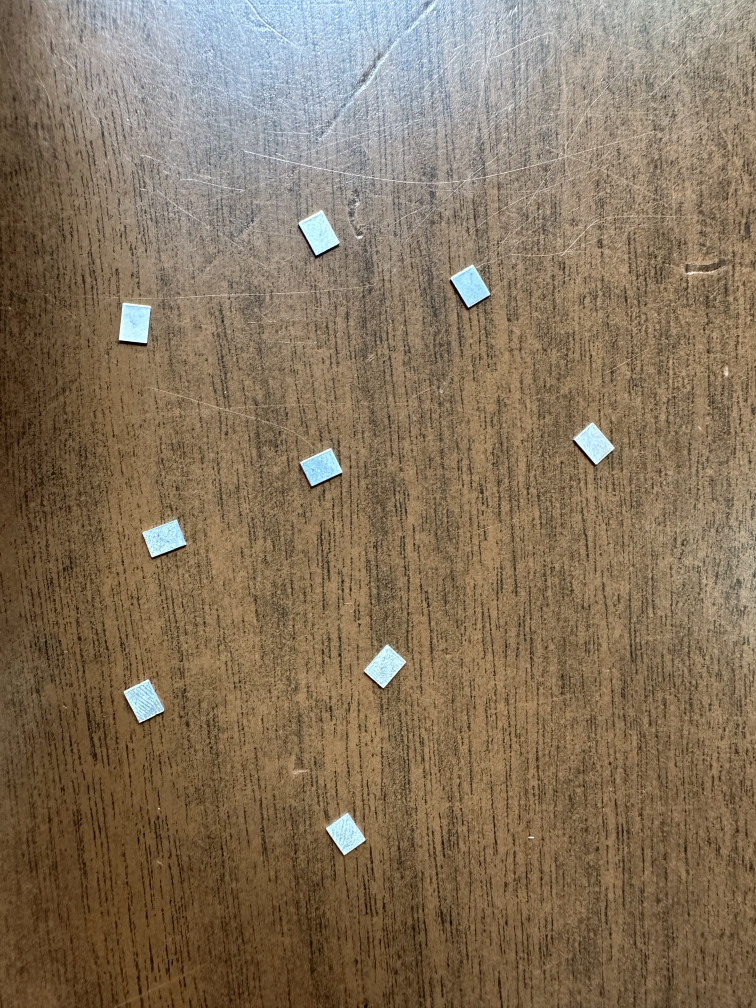
#> input picture Image_Processing/heatsinks.jpg, 3024 x 4032 px (shown at 1/4 size)
$ python heatsinks.py
#> lines starting #> are read from the running program, lines starting #| are printed output that depends on the picture; after the words box and inside, x2 and y2 are one past the last pixel; in counts of white or black regions, pixels touching at a corner belong together
import cv2 as cv
import numpy as np
from matplotlib import pyplot as plt

img = cv.imread('heatsinks.jpg')
#> img is the input picture: shape (4032, 3024, 3); mean B, G, R 92, 114.9, 132.7
print(img.shape)
#| (4032, 3024, 3)
img = cv.resize(img, None, fx=0.2, fy=0.2)
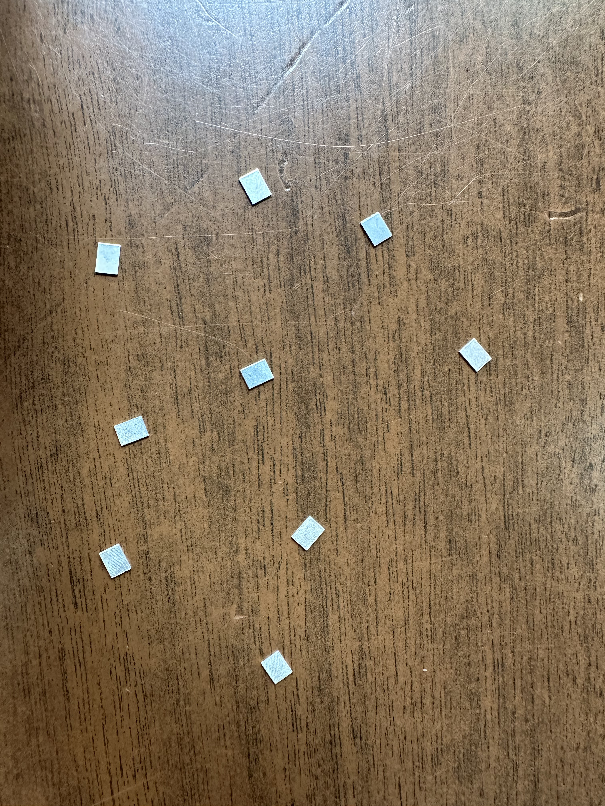
#> img: shape (806, 605, 3); mean B, G, R 92, 114.9, 132.8
print(img.shape)
#| (806, 605, 3)

img = cv.bilateralFilter(img, 9, 75, 75)
img = cv.bilateralFilter(img, 9, 75, 75)
img = cv.bilateralFilter(img, 9, 75, 75)
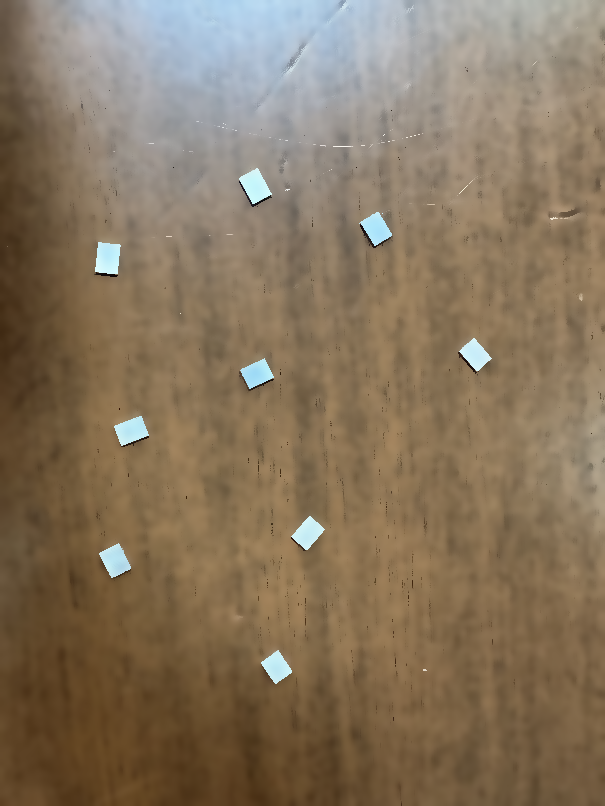
#> img: shape (806, 605, 3); mean B, G, R 93.4, 116.4, 134.3

assert img is not None, "Could not find image"

hsv = cv.cvtColor(img, cv.COLOR_BGR2HSV)
#> hsv: shape (806, 605, 3); mean H, S, V 24.9, 92.8, 136.9
gray = cv.cvtColor(img, cv.COLOR_BGR2GRAY)
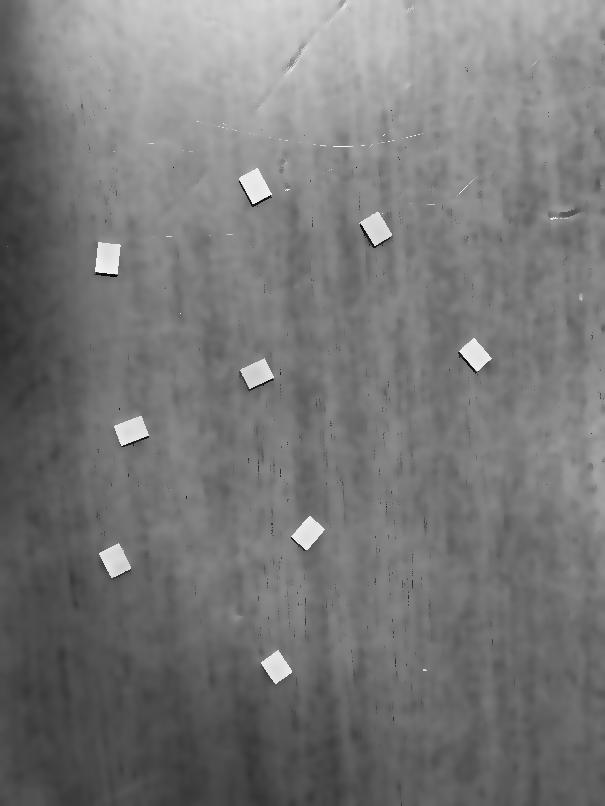
#> gray: shape (806, 605); min 10, max 248, mean 119.1
gray = cv.Canny(gray, 200, 255)
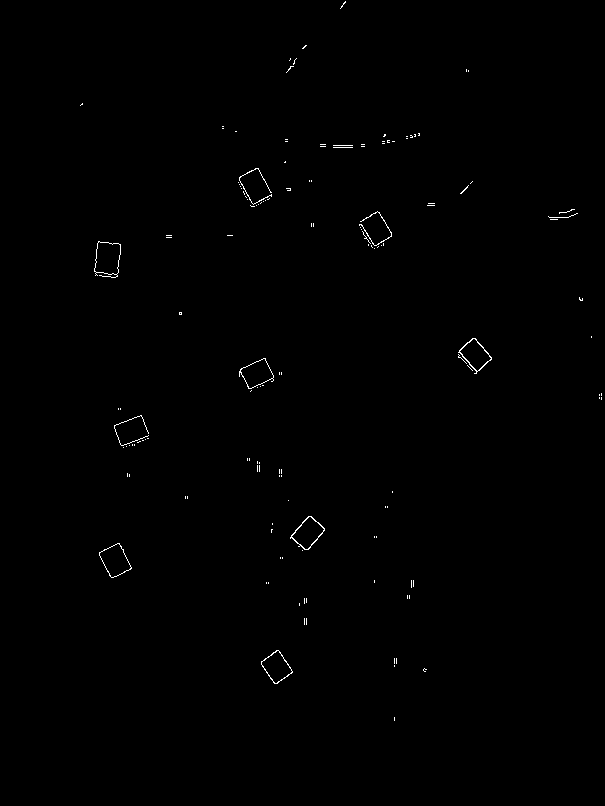
#> gray: shape (806, 605); 0.33% white in thin lines or dots, all inside (x1, y1, x2, y2) = (80, 1, 602, 721)
# gray = cv.bilateralFilter(gray, 9, 75, 75)

cv.imshow('gray', gray)
lower_silver = np.array([91, 15, 20])  # silver in HSV
upper_silver = np.array([102, 120, 255])  # bright silver

silver_mask = cv.inRange(hsv, lower_silver, upper_silver)
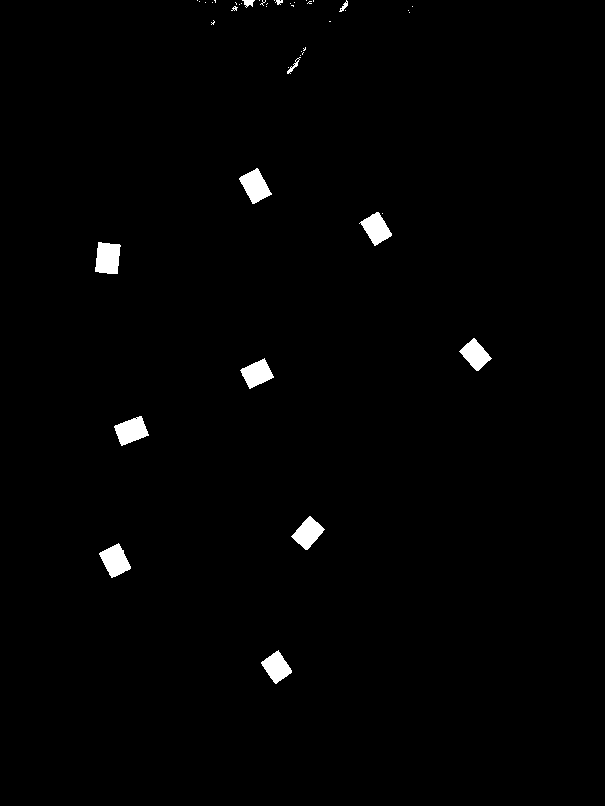
#> silver_mask: shape (806, 605); 1.2% white; 45 white regions (32 under 20 px)
silver_res = cv.bitwise_and(img, img, mask = silver_mask)

contours, hierarchy = cv.findContours(silver_mask, cv.RETR_TREE, cv.CHAIN_APPROX_SIMPLE)
#> contours = 54 contours, 42 with area under 20; largest, box (x1, y1, x2, y2) and area: (95, 242, 121, 274) 634, (239, 168, 272, 204) 609, (99, 543, 131, 578) 604, (114, 416, 149, 446) 593, (291, 516, 325, 550) 562

for c in contours:

    M = cv.moments(c)
    if M['m00'] != 0 and M['m00'] > 50:
        # calculate x,y coordinate of center
        cX = int(M["m10"] / M["m00"])
        cY = int(M["m01"] / M["m00"])
        cv.circle(silver_res, (cX, cY), 3, (0,0, 255), -1)
#> this loop made 54 passes
#> (cX, cY) on passes 1, 2, 3, 4, 6, 7, 8, 10, 11: (276, 666), (114, 560), (307, 532), (130, 430), (256, 373), (474, 354), (107, 257), (375, 228), (254, 185)
#> c on passes 5, 9, 12, 14, 15, 17: [[135, 418], [136, 417], [137, 418], [136, 419]], [[382, 213]], [[288, 67]], [[290, 67], [291, 66], [292, 67], [291, 68]], [[293, 64], [294, 63], [295, 64], [294, 65]], [[300, 55]]
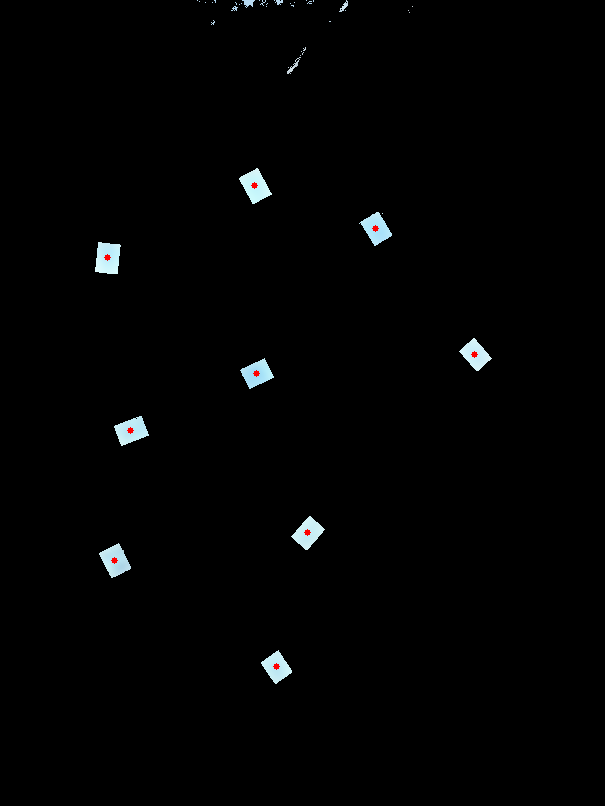
#> silver_res: shape (806, 605, 3); mean B, G, R 2.8, 2.7, 2.4

cv.imshow("silver_res", silver_res)
cv.imshow('silver mask', silver_mask)
color = ('b', 'g', 'r')

for i, col in enumerate(color):
    hist = cv.calcHist([img], [i], None, [256], [0,256])
    plt.plot(hist, color = col)
    plt.xlim([0, 256])

plt.show()
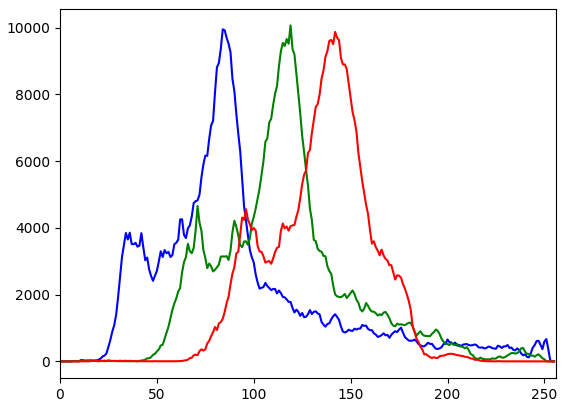
#> figure drawn by matplotlib, 1 panel; curve peaks at x = 84, y = 9950; curve peaks at x = 119, y = 10068; curve peaks at x = 142, y = 9873
cv.imshow('no red', img)
cv.waitKey(0)
cv.destroyAllWindows()
